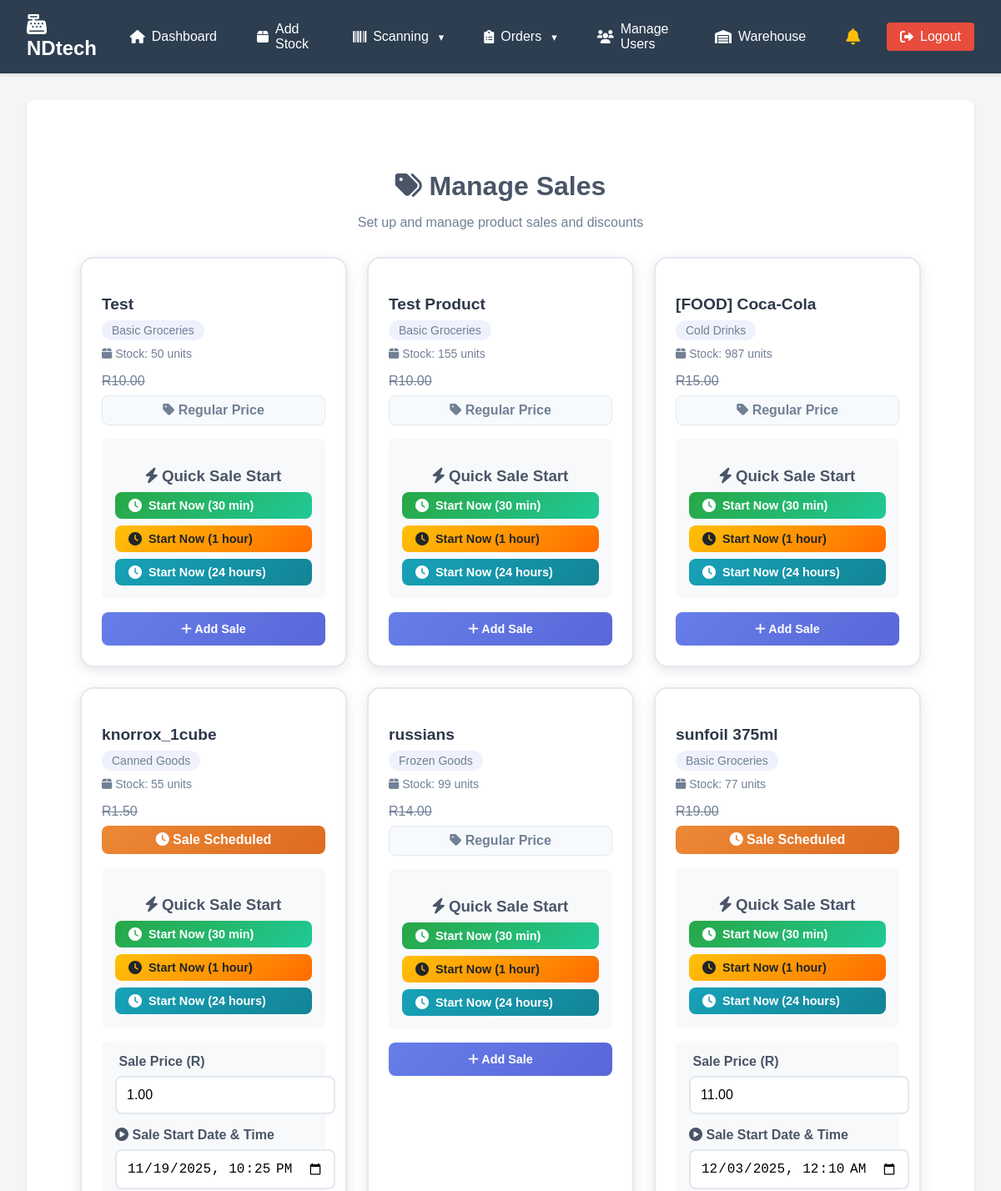
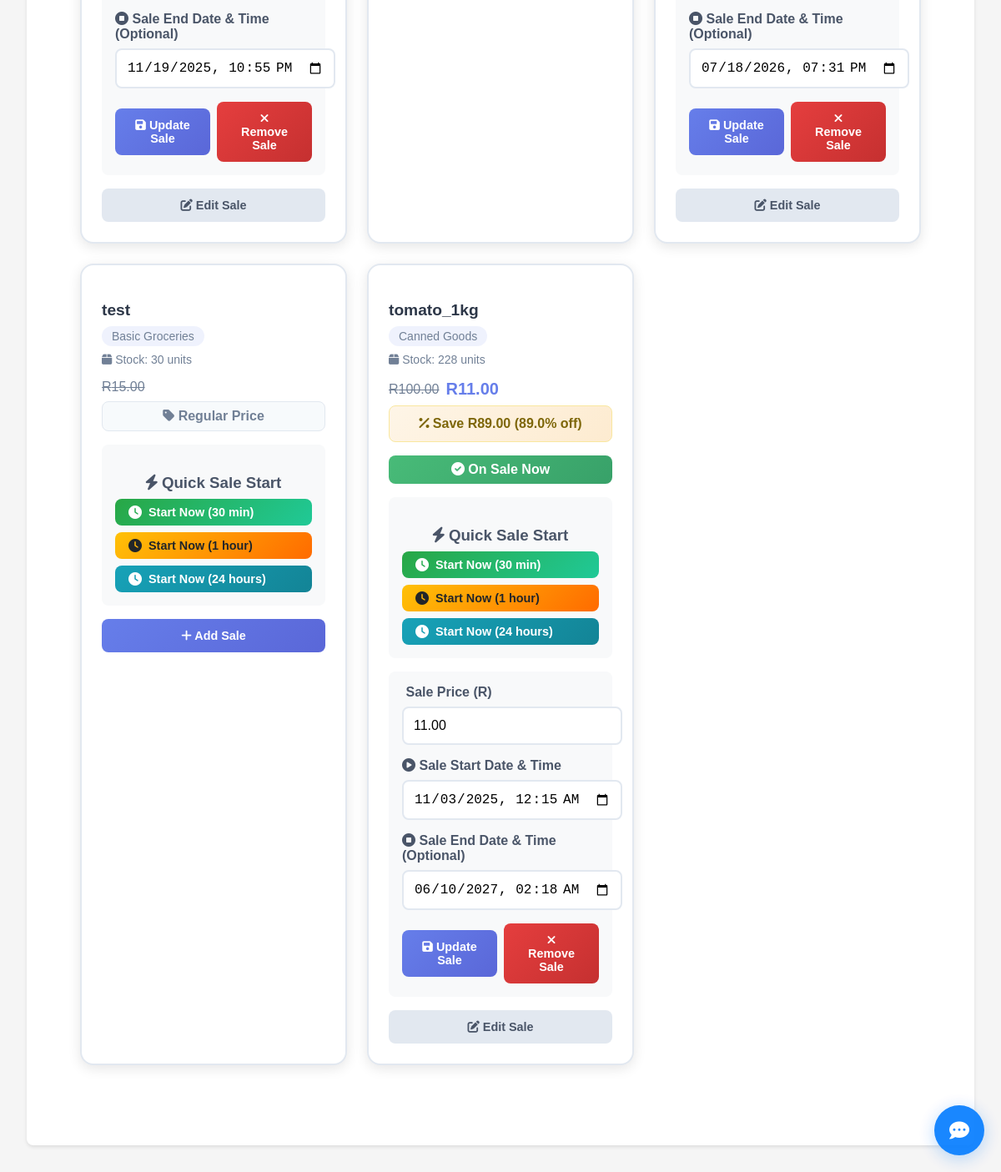
The page /manage_sales/ (signed in) on the database its author committed (2 pictures, top to bottom).
### nano/models.py (models this page shows, shortened)
class Product(models.Model):
    CATEGORY_CHOICES = [
        ('staple_foods', 'Staple Foods'),
        ('snacks_chips', 'Snacks & Chips'),
        ('cold_drinks', 'Cold Drinks'),
        ('sweets_treats', 'Sweets & Treats'),
        ('basic_groceries', 'Basic Groceries'),
        ('dairy_eggs', 'Dairy & Eggs'),
        ('bread_baked', 'Bread & Baked Goods'),
        ('canned_goods', 'Canned Goods'),
        ('personal_care', 'Personal Care'),
        ('household_items', 'Household Items'),
        ('airtime_data', 'Airtime & Data'),
        ('frozen_goods', 'Frozen Goods'),
        ('tuckshop_packs', 'Tuckshop Packs'),
        ('stationery', 'Stationery'),
        ('baby_products', 'Baby Products'),
        ('seasonal_items', 'Seasonal Items'),
    ]
    name = models.CharField(max_length=100)
    price = models.DecimalField(max_digits=10, decimal_places=2)
    description = models.TextField(blank=True)
    category = models.CharField(max_length=20, choices=CATEGORY_CHOICES, default='basic_groceries')
    expiry_date = models.DateField(null=True, blank=True)
    stock = models.IntegerField(default=0)  # Add stock field
    barcode = models.CharField(max_length=50, unique=True, null=True, blank=True)  # Add barcode field
    date_added = models.DateTimeField(default=timezone.now)
    is_on_sale = models.BooleanField(default=False)
    sale_price = models.DecimalField(max_digits=10, decimal_places=2, null=True, blank=True)
    sale_start_date = models.DateTimeField(null=True, blank=True)
    sale_end_date = models.DateTimeField(null=True, blank=True)
    def is_currently_on_sale(self):
        if not self.is_on_sale or not self.sale_price:
            return False
        now = timezone.now()
        if self.sale_start_date and now < self.sale_start_date:
            return False
        if self.sale_end_date and now > self.sale_end_date:
            return False
        return True
    def get_discount_percentage(self):
        if not self.is_currently_on_sale() or not self.sale_price:
            return 0
        discount = ((self.price - self.sale_price) / self.price) * 100
        return round(discount, 1)
    def get_discount_amount(self):
        if not self.is_currently_on_sale() or not self.sale_price:
            return 0
        return self.price - self.sale_price

### nano/views.py (the view, shortened to what this page needs)
# urls.py: path('manage_sales/', views.manage_sales, name='manage_sales'),
@login_required
def manage_sales(request):
    if not (request.user.is_superuser or (hasattr(request.user, 'userprofile') and request.user.userprofile.role in ['admin', 'manager'])):
        return HttpResponseForbidden("You do not have permission to access this page.")
    products = Product.objects.all().order_by('name')
    paginator = Paginator(products, 20)
    page_number = request.GET.get('page')
    page_obj = paginator.get_page(page_number)
    return render(request, 'nano/manage_sales.html', {'products': page_obj})

### nano/templates/nano/manage_sales.html (shortened to what this page needs)
{% extends 'nano/base.html' %}
{% load static %}
{% block content %}
<div class="sales-container">
    <div class="sales-header">
        <h1><i class="fas fa-tags"></i> Manage Sales</h1>
        <p>Set up and manage product sales and discounts</p>
    </div>
    <div class="products-grid">
        {% for product in products %}
        <div class="product-card">
            <div class="product-info">
                <h3>{{ product.name }}</h3>
                <div class="product-category">{{ product.get_category_display }}</div>
                <div class="stock-info {% if product.stock < 20 %}low-stock{% endif %}">
                    <i class="fas fa-box"></i> Stock: {{ product.stock }} units
                </div>
            </div>
            <div class="product-price">
                <span class="regular-price">R{{ product.price }}</span>
                {% if product.is_currently_on_sale %}
                <span class="current-price">R{{ product.sale_price }}</span>
                {% endif %}
            </div>
            {% if product.is_currently_on_sale %}
                <div class="discount-info">
                    <i class="fas fa-percentage"></i>
                    Save R{{ product.get_discount_amount }} ({{ product.get_discount_percentage }}% off)
                </div>
            {% endif %}
            {% if product.is_currently_on_sale %}
                <div class="sale-status active">
                    <i class="fas fa-check-circle"></i> On Sale Now
                </div>
            {% elif product.is_on_sale %}
                <div class="sale-status scheduled">
                    <i class="fas fa-clock"></i> Sale Scheduled
                </div>
            {% else %}
                <div class="sale-status inactive">
                    <i class="fas fa-tag"></i> Regular Price
                </div>
            {% endif %}
            <div class="quick-sale-buttons">
                <h3><i class="fas fa-bolt"></i> Quick Sale Start</h3>
                <div class="quick-buttons-grid">
                    <button class="btn btn-success quick-sale-btn" onclick="startQuickSale({{ product.id }}, '30_minutes')">
                        <i class="fas fa-clock"></i> Start Now (30 min)
                    </button>
                    <button class="btn btn-warning quick-sale-btn" onclick="startQuickSale({{ product.id }}, '1_hour')">
                        <i class="fas fa-clock"></i> Start Now (1 hour)
                    </button>
                    <button class="btn btn-info quick-sale-btn" onclick="startQuickSale({{ product.id }}, '24_hours')">
                        <i class="fas fa-clock"></i> Start Now (24 hours)
                    </button>
                </div>
            </div>
            <div class="sale-form" id="sale-form-{{ product.id }}" style="{% if product.is_on_sale %}display: block;{% else %}display: none;{% endif %}">
                <form method="post">
                    <div class="form-group">
                        <label for="sale-price-{{ product.id }}">
                             Sale Price (R)
                        </label>
                        <input type="number"
                               id="sale-price-{{ product.id }}"
                               name="sale_price"
                               step="0.01"
                               min="0.01"
                               value="{% if product.sale_price %}{{ product.sale_price }}{% endif %}"
                               placeholder="Enter sale price (must be less than R{{ product.price }})"
                               required>
                    </div>
                    <div class="form-group">
                        <label for="sale-start-{{ product.id }}">
                            <i class="fas fa-play-circle"></i> Sale Start Date & Time
                        </label>
                        <input type="datetime-local"
                               id="sale-start-{{ product.id }}"
                               name="sale_start_date"
                               value="{% if product.sale_start_date %}{{ product.sale_start_date|date:"Y-m-d\TH:i" }}{% endif %}">
                    </div>
                    <div class="form-group">
                        <label for="sale-end-{{ product.id }}">
                            <i class="fas fa-stop-circle"></i> Sale End Date & Time (Optional)
                        </label>
                        <input type="datetime-local"
                               id="sale-end-{{ product.id }}"
                               name="sale_end_date"
                               value="{% if product.sale_end_date %}{{ product.sale_end_date|date:"Y-m-d\TH:i" }}{% endif %}">
                    </div>
                    <div class="form-actions">
                        <button type="submit" class="btn btn-primary">
                            <i class="fas fa-save"></i> {% if product.is_on_sale %}Update Sale{% else %}Start Sale{% endif %}
                        </button>
                        {% if product.is_on_sale %}
                        <button type="submit" class="btn btn-danger" name="action" value="remove_sale">
                            <i class="fas fa-times"></i> Remove Sale
                        </button>
                        {% endif %}
                    </div>
                </form>
            </div>
            <div class="form-actions">
                {% if not product.is_on_sale %}
                <button class="btn btn-primary" onclick="toggleSaleForm({{ product.id }})">
                    <i class="fas fa-plus"></i> Add Sale
                </button>
                {% else %}
                <button class="btn btn-secondary" onclick="toggleSaleForm({{ product.id }})">
                    <i class="fas fa-edit"></i> Edit Sale
                </button>
                {% endif %}
            </div>
        </div>
        {% endfor %}
    </div>
</div>
{% endblock %}

### nano/static/nano/styles.css (style rules this page uses)
body { font-family: Arial, sans-serif; margin: 0; padding: 0; background-color: #f5f5f5; }
.form-group { margin-bottom: 1.5rem; }
.form-group label { display: block; margin-bottom: 0.5rem; font-weight: 600; color: #2c3e50; }
.form-group input, .form-group select { width: 100%; padding: 0.75rem; border: 1px solid #ddd; border-radius: 4px; font-size: 1rem; }
.form-actions { display: flex; gap: 1rem; align-items: center; margin-top: 2rem; }

### nano/static/nano/notifications.css (style rules this page uses)
.btn { padding: 10px 20px; border: none; border-radius: 6px; cursor: pointer; font-size: 0.9rem; transition: all 0.2s ease; }
.btn-primary { background: #007bff; color: white; }
.btn-secondary { background: #6c757d; color: white; }
.form-group { margin-bottom: 15px; }
.form-group label { display: block; margin-bottom: 5px; font-weight: 500; color: #333; }

### nano/templates/nano/manage_sales.html (style rules this page uses)
.sales-container { max-width: 1200px; margin: 0 auto; padding: 2rem; }
.sales-header { text-align: center; margin-bottom: 2rem; }
.sales-header h1 { color: #4a5568; margin-bottom: 0.5rem; }
.sales-header p { color: #718096; }
.products-grid { display: grid; grid-template-columns: repeat(auto-fill, minmax(300px, 1fr)); gap: 1.5rem; margin-bottom: 2rem; }
.product-card { background: white; border-radius: 1rem; padding: 1.5rem; box-shadow: 0 4px 15px rgba(0, 0, 0, 0.1); border: 2px solid #e2e8f0; transition: all 0.3s ease; }
.product-info h3 { color: #2d3748; margin-bottom: 0.5rem; font-size: 1.2rem; }
.product-price { display: flex; align-items: center; gap: 0.5rem; margin-bottom: 0.5rem; }
.regular-price { color: #718096; font-size: 1rem; text-decoration: line-through; }
.current-price { color: #667eea; font-size: 1.25rem; font-weight: 700; }
.product-category { color: #718096; font-size: 0.875rem; background: rgba(102, 126, 234, 0.1); padding: 0.25rem 0.75rem; border-radius: 1rem; display: inline-block; margin-bottom: 0.5rem; }
.stock-info { color: #718096; font-size: 0.875rem; margin-bottom: 1rem; }
.sale-status { padding: 0.5rem; border-radius: 0.5rem; margin-bottom: 1rem; text-align: center; font-weight: 600; }
.sale-status.active { background: linear-gradient(135deg, #48bb78, #38a169); color: white; }
.sale-status.inactive { background: #f7fafc; color: #718096; border: 1px solid #e2e8f0; }
.sale-status.scheduled { background: linear-gradient(135deg, #ed8936, #dd6b20); color: white; }
.sale-form { background: #f8f9fa; padding: 1rem; border-radius: 0.5rem; margin-top: 1rem; }
.form-group { margin-bottom: 1rem; }
.form-group label { display: block; font-weight: 600; color: #4a5568; margin-bottom: 0.5rem; }
.form-group input { width: 100%; padding: 0.75rem; border: 2px solid #e2e8f0; border-radius: 0.5rem; font-size: 1rem; transition: border-color 0.3s ease; }
.form-actions { display: flex; gap: 0.5rem; margin-top: 1rem; }
.btn { padding: 0.75rem 1.5rem; border: none; border-radius: 0.5rem; font-weight: 600; cursor: pointer; transition: all 0.3s ease; flex: 1; }
.btn-primary { background: linear-gradient(135deg, #667eea, #5a67d8); color: white; }
.btn-danger { background: linear-gradient(135deg, #e53e3e, #c53030); color: white; }
.btn-secondary { background: #e2e8f0; color: #4a5568; }
.btn-success { background: linear-gradient(135deg, #28a745, #20c997); color: white; }
.btn-warning { background: linear-gradient(135deg, #ffc107, #ff6b00); color: #212529; }
.btn-info { background: linear-gradient(135deg, #17a2b8, #138496); color: white; }
.quick-sale-buttons { background: #f8f9fa; padding: 1rem; border-radius: 0.5rem; margin-bottom: 1rem; }
.quick-sale-buttons h3 { color: #4a5568; margin-bottom: 0.5rem; text-align: center; }
.quick-buttons-grid { display: grid; grid-template-columns: repeat(auto-fit, minmax(150px, 1fr)); gap: 0.5rem; }
.quick-sale-btn { display: flex; align-items: center; gap: 0.5rem; padding: 0.5rem 1rem; border-radius: 0.5rem; font-size: 0.9rem; transition: all 0.3s ease; }
.quick-sale-btn i { font-size: 1rem; }
.discount-info { background: linear-gradient(135deg, #fef5e7, #fdebd0); border: 1px solid #f9e79f; border-radius: 0.5rem; padding: 0.75rem; margin-bottom: 1rem; text-align: center; color: #7d6608; font-weight: 600; }

### rows shown on the page
Product: name "Test", category "Basic Groceries", stock "50", price "10.00", is_on_sale False (drawn)
Product: name "Test Product", category "Basic Groceries", stock "155", price "10.00", is_on_sale False (drawn)
Product: name "[FOOD] Coca-Cola", category "Cold Drinks", stock "987", price "15.00", is_on_sale False (drawn)
Product: name "knorrox_1cube", category "Canned Goods", stock "55", price "1.50", is_on_sale True (drawn), sale_price "1.00", sale_start_date "11/19/2025 22:25", sale_end_date "11/19/2025 22:55"
Product: name "russians", category "Frozen Goods", stock "99", price "14.00", is_on_sale False (drawn)
Product: name "sunfoil 375ml", category "Basic Groceries", stock "77", price "19.00", is_on_sale True (drawn), sale_price "11.00", sale_start_date "12/03/2025 00:10", sale_end_date "07/18/2026 19:31"
Product: name "test", category "Basic Groceries", stock "30", price "15.00", is_on_sale False (drawn)
Product: name "tomato_1kg", category "Canned Goods", stock "228", price "100.00", sale_price "11.00", get_discount_amount "89.00", get_discount_percentage "89.0", shows "On Sale Now", sale_start_date "11/03/2025 00:15", sale_end_date "06/10/2027 02:18", shows "Update Sale", shows "Remove Sale"
